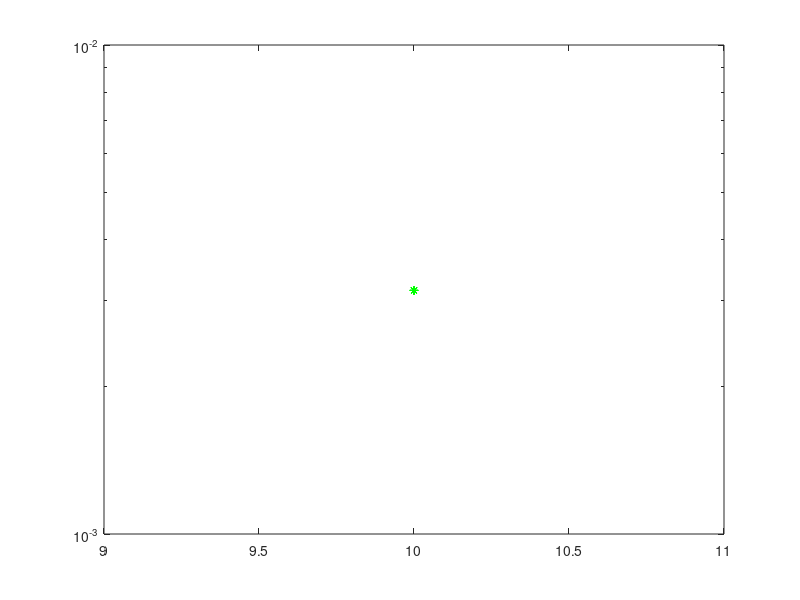

The MATLAB source for this figure:
clc;clear all;close all

Nt=2;                                                          %Number of TX Antennas
Nr=1;                                                          %Number of RX Antennas

no_bit_sym=1;                                                  %Number of bit per symbol
no_it_x_SNR=100;                                             %Number of iteration per simulation

iter=0;                                                        %Setting up the variables
threshold = 500;



tot_err_ml = 0;                                                %Number of total errors
for snr = 1:10
while tot_err_ml<threshold                                        %Starting the loop
        
    iter=iter+1;                                                 %Counting the iterations
    
        for i=1:no_it_x_SNR                                                 %Starting the simulation
           
            Data=(2*round(rand(Nt,1))-1)/(sqrt(Nt));                        %Creating random data
            
            %Building the Rayleigh Channel
            
            H=[(randn() + i*randn())/sqrt(2);(randn() + i*randn())/sqrt(2)];
            %H=ones(2,2);       %%For a AWGN channel, use this!
             
            sig = sqrt(0.5/(10^(snr/10)));                                  %Noise variance 
            
            n   =   sig * (randn(Nr,Nt) + 1i*randn(Nr,Nt));                    %Noise
         
            %Encoder.We code the data in an Alamouti Matrix

            X=[Data(1) -conj(Data(2)); Data(2) conj(Data(1))];              %Coded data
            
            R=H.'*X + n    ;                                                   %Received matrix
    
            %Combiner
            s0=conj(H(1,1))*R(1,1)+(H(2,1)*conj(R(1,2)));                   %As Alamouti says 
            s1=conj(H(2,1))*R(1,1)-(H(1,1)*conj(R(1,2)));
            
            S=[s0 s1];
       
            
            %%%%%%%%%%%%%%%%%%%%%%%%%%%%%%%%%%    
            %          Decoding              %
            %%%%%%%%%%%%%%%%%%%%%%%%%%%%%%%%%%
            
                    
            dh = sqrt(2)*[1 -1]/2;
          
            %Computing the distances for the first symbol%
            
            d11=((dh(1)-real(S(1)))^2+(imag(S(1)))^2);
            d12=((dh(2)-real(S(1)))^2+(imag(S(1)))^2);
              
            
            D1=[d11 d12];                                                    %Distances for the received symbol
              
              
            %Building the decisions vector for the first symbol%
                            
              for k=1:2
                  
                  X1_dec(k)=((abs(dh(k)))^2)*sum(sum((abs(H)).^2)-1)+D1(k);    
                  
              end
              
              %Computing the distances for the second symbol%
              
              d21=((dh(1)-real(S(2)))^2+(imag(S(2)))^2);
              d22=((dh(2)-real(S(2)))^2+(imag(S(2)))^2);
              
              D2=[d21 d22];
              
              %Building the decisions vector for the second symbol%
              
              for x=1:2
                  
                  X2_dec(x)=((abs(dh(k)))^2)*sum(sum((abs(H)).^2)-1)+D2(x);
                  
              end
                  
              %The decisions!! We chose the little one%
              
              [min1, position1]=min(X1_dec);
              [min2, position2]=min(X2_dec);
              
              decoded=[dh(position1) dh(position2)];
              pattern=[min1 min2];
            err_ml = sum(round(Data')~=round(decoded));                 %Computing the errors
            
            tot_err_ml = err_ml + tot_err_ml;                           
            
        end
        
end
        
            ber_ml(snr)=tot_err_ml/(no_it_x_SNR*iter*2);                      %Computing the BER
end           

semilogy(snr,ber_ml,'--*g');
hold on;